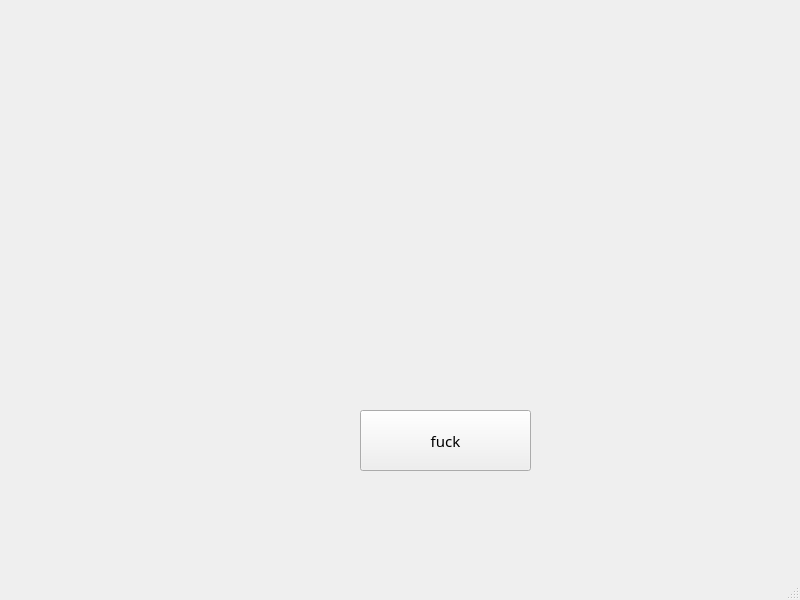
<?xml version="1.0" encoding="UTF-8"?>
<ui version="4.0">
 <class>MainWindow</class>
 <widget class="QMainWindow" name="MainWindow">
  <property name="geometry">
   <rect>
    <x>0</x>
    <y>0</y>
    <width>800</width>
    <height>600</height>
   </rect>
  </property>
  <property name="font">
   <font>
    <family>幼圆</family>
    <pointsize>11</pointsize>
   </font>
  </property>
  <property name="windowTitle">
   <string>MainWindow</string>
  </property>
  <widget class="QWidget" name="centralwidget">
   <widget class="QPushButton" name="pushButton">
    <property name="geometry">
     <rect>
      <x>360</x>
      <y>410</y>
      <width>171</width>
      <height>61</height>
     </rect>
    </property>
    <property name="text">
     <string>fuck</string>
    </property>
   </widget>
  </widget>
  <widget class="QMenuBar" name="menubar">
   <property name="geometry">
    <rect>
     <x>0</x>
     <y>0</y>
     <width>800</width>
     <height>21</height>
    </rect>
   </property>
  </widget>
  <widget class="QStatusBar" name="statusbar"/>
 </widget>
 <resources/>
 <connections/>
</ui>
